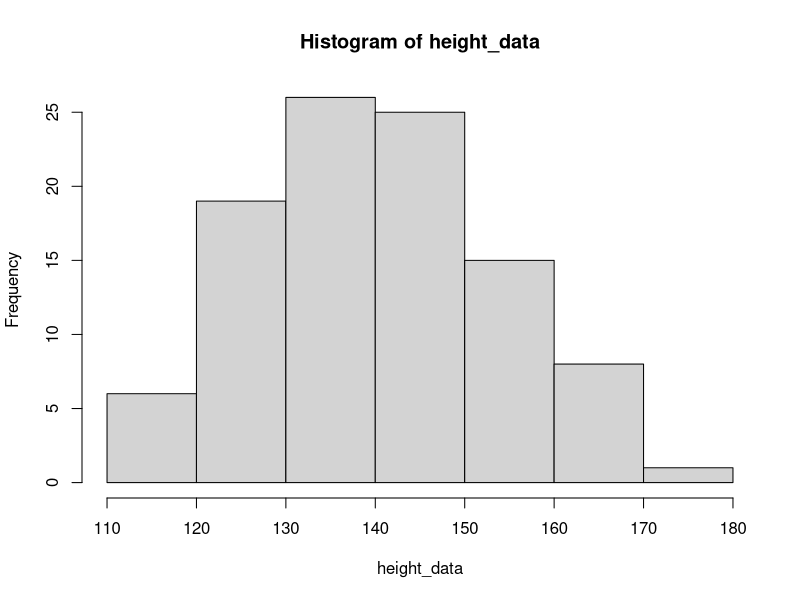
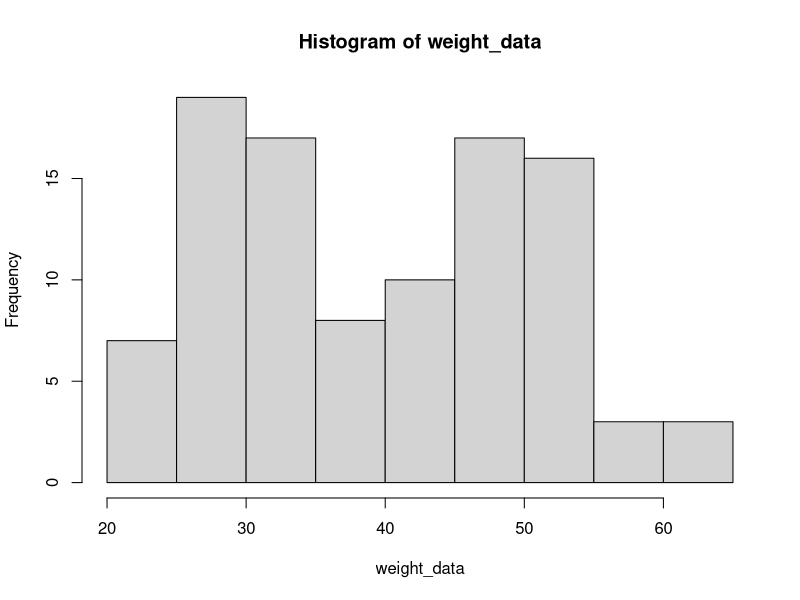

These charts were generated, in order, by the following R code: (Note: this script raises an error after producing the figures.)
#  WCZYTYWANIE BIBLIOTEK
library("MASS")
library("ggplot2")

# WCZYTYWANIE DANYCH
data <- read.delim("dane.txt")

height_data <- data[ , c("wzrost")]  
gender_data <- data[ , c("plec")]  
weight_data <- data[ , c("waga")]  


# ZADANIE 1
mean(height_data)
sd(height_data)
quantile(height_data)
hist(height_data)
hist(weight_data)

# ZADANIE 2
boys  <- subset(data, plec==1)
girls <- subset(data, plec==0)

model_reglinp <- function(X) {
  return( lm(X$wzrost ~ X$waga) )
}

reglinp = function(X, name){
  fit <- model_reglinp(X)

  summary(fit)
  plot(X$waga, X$wzrost, main = name, xlab = "Waga, kg", ylab = "Wzrost, cm") 
  abline(fit)

  return(fit)
}

boys_model     <- reglinp(chlopcy,    "chlopcy")
girls_model    <- reglinp(dziewczyny, "dziewczyny")
everyone_model <- reglinp(data,       "chlopcy + dziewczyny")

# Zadanie 3
slope_coefficients <- c(reg_chlopcy[["coefficients"]][["(Intercept)"]],
                        reg_dziewczyny[["coefficients"]][["(Intercept)"]],
                        reg_wszyscy[["coefficients"]][["(Intercept)"]])
slope_coefficients

const_term_coefficients <-  c(reg_chlopcy[["coefficients"]][["X$waga"]],
                              reg_dziewczyny[["coefficients"]][["X$waga"]],
                              reg_wszyscy[["coefficients"]][["X$waga"]])
const_term_coefficients

std_err <- function(x) sd(x) / sqrt(length(x))

std_err(slope_coefficients)
std_err(const_term_coefficients)

# Zadanie 4
prediction <- function(data) {
  model <- model_reglinp(data)

  pred.int <- predict(model, interval = "prediction")
  mydata   <- cbind(data, pred.int)

  p <- ggplot(mydata, aes(data$waga, data$wzrost)) +
       geom_point() +
       stat_smooth(method = lm)

  p + geom_line(aes(y = lwr), color = "red", linetype = "dashed") +
      geom_line(aes(y = upr), color = "red", linetype = "dashed")
}


prediction(boys)
prediction(girls)
prediction(data)

# Zadanie 5
resiDUDES <- residuals(boys_model)
resiGURLS <- residuals(girls_model)
resiALL   <- residuals(everyone_model)

hist(resiDUDES) 
hist(resiGURLS)
hist(resiALL)

# jeżeli p-value > 0.05, to rozkład danych możemy uznać za normalny
shapiro.test(resiDUDES) # rozkład nie jest normalny
shapiro.test(resiGURLS) # rozkład normalny
shapiro.test(resiALL)   # rozkład normalny
